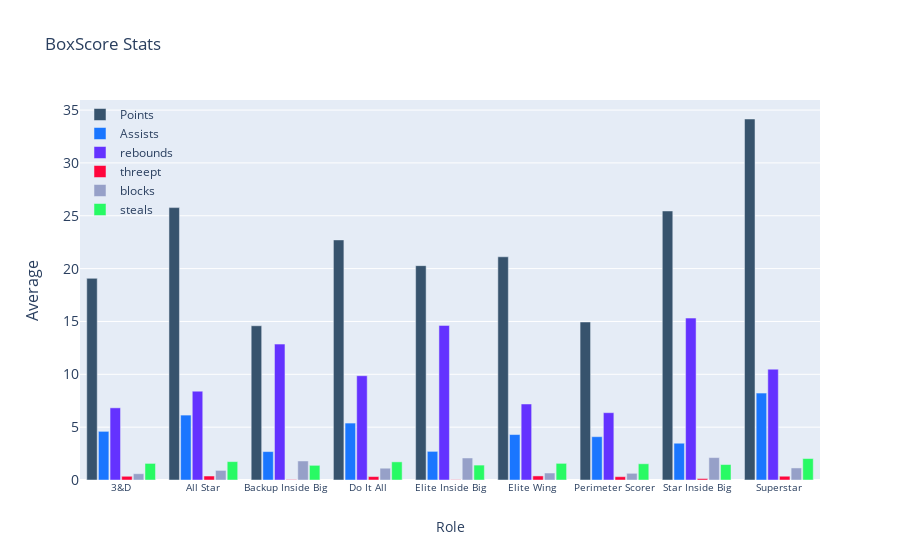

Notebook cell for this chart:
### Code cell
label = dfclustzr['Role']
points = dfclustzr['PTS']
assists = dfclustzr['AST']
rebounds = dfclustzr['TRB']
threept = dfclustzr['3P%']
blocks = dfclustzr['BLK']
steals = dfclustzr['STL']
fig = go.Figure()
fig.add_trace(go.Bar(x=label,
                y= points,
                name='Points',
                marker_color='rgb(55, 83, 109)'
                ))
fig.add_trace(go.Bar(x=label,
                y=assists,
                name='Assists',
                marker_color='rgb(26, 118, 255)'
                ))
fig.add_trace(go.Bar(x=label,
                y=rebounds,
                name='rebounds',
                marker_color='rgb(100, 50, 300)'
                ))
fig.add_trace(go.Bar(x=label,
                y=threept,
                name='threept',
                marker_color='rgb(400, 5, 60)'
                ))
fig.add_trace(go.Bar(x=label,
                y=blocks,
                name='blocks',
                marker_color='rgb(150, 160, 200)'
                ))
fig.add_trace(go.Bar(x=label,
                y=steals,
                name='steals',
                marker_color='rgb(40, 250, 100)'
                ))
fig.update_layout(
    title='BoxScore Stats',
    xaxis_tickfont_size= 10,
    yaxis=dict(
        title='Average',
        titlefont_size=16,
        tickfont_size=14,
    ),
    xaxis=dict(
        title='Role'
    ),
    legend=dict(
        x=0,
        y=1.0,
        bgcolor='rgba(255, 255, 255, 0)',
        bordercolor='rgba(255, 255, 255, 0)'
    ),
    barmode='group',
    bargap=0.15, # gap between bars of adjacent location coordinates.
    bargroupgap=0.1 # gap between bars of the same location coordinate.
)
fig.show()

### Figure 1 — Plotly figure (JSON) as saved in the notebook; plotly's stock layout.template omitted (floating-point values rounded to 4 significant figures)
{"data": [{"marker": {"color": "rgb(55, 83, 109)"}, "name": "Points", "type": "bar", "x": ["3&D", "All Star", "Backup Inside Big", "Do It All", "Elite Inside Big", "Elite Wing", "Perimeter Scorer", "Star Inside Big", "Superstar"], "y": [19.08, 25.77, 14.6, 22.72, 20.28, 21.12, 14.95, 25.46, 34.16]}, {"marker": {"color": "rgb(26, 118, 255)"}, "name": "Assists", "type": "bar", "x": ["3&D", "All Star", "Backup Inside Big", "Do It All", "Elite Inside Big", "Elite Wing", "Perimeter Scorer", "Star Inside Big", "Superstar"], "y": [4.603, 6.142, 2.688, 5.386, 2.709, 4.3, 4.099, 3.48, 8.221]}, {"marker": {"color": "rgb(100, 50, 300)"}, "name": "rebounds", "type": "bar", "x": ["3&D", "All Star", "Backup Inside Big", "Do It All", "Elite Inside Big", "Elite Wing", "Perimeter Scorer", "Star Inside Big", "Superstar"], "y": [6.828, 8.406, 12.86, 9.868, 14.63, 7.192, 6.369, 15.32, 10.49]}, {"marker": {"color": "rgb(400, 5, 60)"}, "name": "threept", "type": "bar", "x": ["3&D", "All Star", "Backup Inside Big", "Do It All", "Elite Inside Big", "Elite Wing", "Perimeter Scorer", "Star Inside Big", "Superstar"], "y": [0.3532, 0.3768, 0.03885, 0.3247, 0.02654, 0.3848, 0.313, 0.1372, 0.3567]}, {"marker": {"color": "rgb(150, 160, 200)"}, "name": "blocks", "type": "bar", "x": ["3&D", "All Star", "Backup Inside Big", "Do It All", "Elite Inside Big", "Elite Wing", "Perimeter Scorer", "Star Inside Big", "Superstar"], "y": [0.5953, 0.9077, 1.801, 1.115, 2.084, 0.6618, 0.633, 2.12, 1.14]}, {"marker": {"color": "rgb(40, 250, 100)"}, "name": "steals", "type": "bar", "x": ["3&D", "All Star", "Backup Inside Big", "Do It All", "Elite Inside Big", "Elite Wing", "Perimeter Scorer", "Star Inside Big", "Superstar"], "y": [1.57, 1.739, 1.388, 1.717, 1.411, 1.575, 1.537, 1.463, 2.032]}], "layout": {"bargap": 0.15, "bargroupgap": 0.1, "barmode": "group", "legend": {"bgcolor": "rgba(255, 255, 255, 0)", "bordercolor": "rgba(255, 255, 255, 0)", "x": 0, "y": 1}, "title": {"text": "BoxScore Stats"}, "xaxis": {"tickfont": {"size": 10}, "title": {"text": "Role"}}, "yaxis": {"tickfont": {"size": 14}, "title": {"font": {"size": 16}, "text": "Average"}}}}
